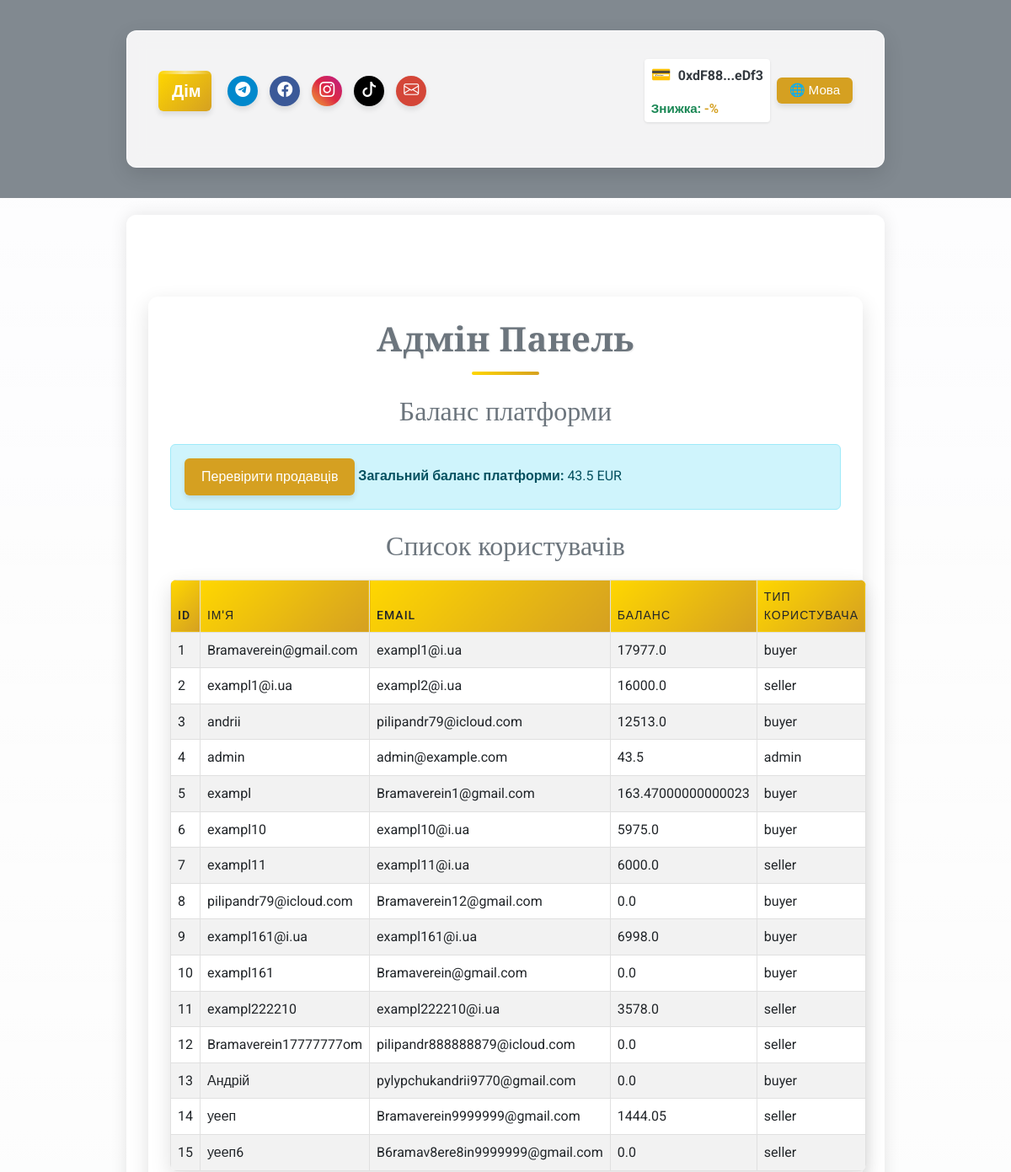
Page /admin/dashboard (signed in, upper part) on the earlier database version.
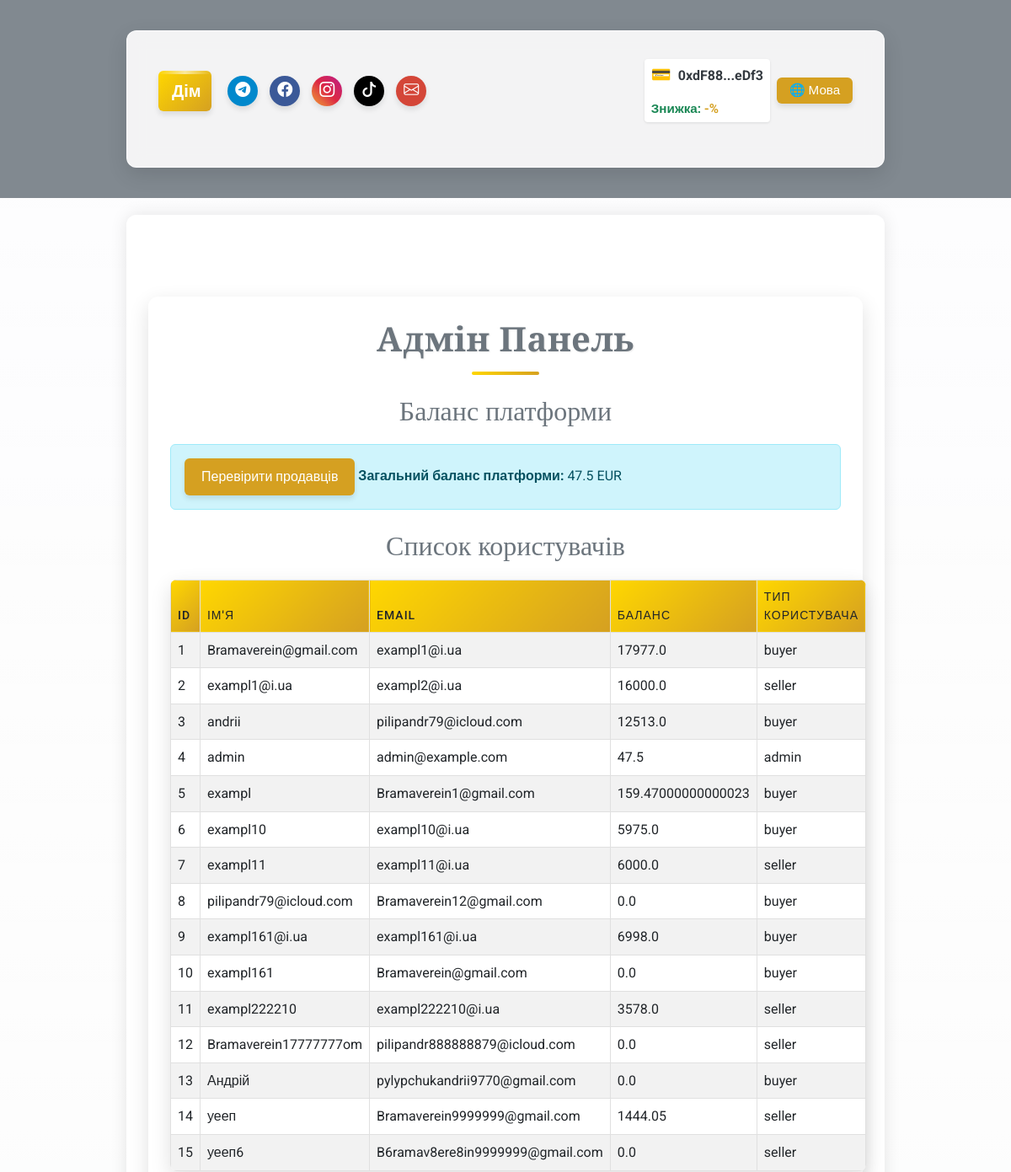
Same page on the later database version.
### app/models/user.py (models this page shows, shortened)
class User(UserMixin, db.Model):
    __tablename__ = 'users'
    id = db.Column(db.Integer, primary_key=True)
    username = db.Column(db.String(80), nullable=False, unique=True)
    email = db.Column(db.String(120), nullable=False, unique=True)
    password_hash = db.Column(db.String(128), nullable=False)
    balance = db.Column(db.Float, default=0.0)
    platform_balance = db.Column(db.Float, default=0.0)  # Баланс платформи
    user_type = db.Column(db.String(10), nullable=False)  # "buyer", "seller", "admin"
    is_admin = db.Column(db.Boolean, default=False)  # Поле для адміністратора
    wallet_address = db.Column(db.String(42), nullable=True)  # Адреса криптогаманця
    verification_document = db.Column(db.String(255))
    is_verified = db.Column(Boolean, default=False)
    company_name = db.Column(db.String(255))
    tax_id = db.Column(db.String(64))
    language = db.Column(db.String(5), default='ua')  # 'ua', 'en', 'de'    # Зв'язки
    auctions_created = db.relationship('Auction', foreign_keys='Auction.seller_id', backref='seller', lazy=True)
    auctions_won = db.relationship('Auction', foreign_keys='Auction.winner_id', backref='winner', lazy=True)
    auction_participations = db.relationship('AuctionParticipant', back_populates='user', lazy=True)

### app/routes/admin_routes.py (the view)
@admin_bp.route('/dashboard', methods=['GET'])
@login_required
def admin_dashboard():
    if not current_user.is_admin:
        return "Доступ заборонено", 403
    users = User.query.all()
    auctions = Auction.query.all()
    admin_balance = current_user.balance  # Поточний баланс адміністратора
    return render_template('admin/dashboard.html',
                           users=users,
                           auctions=auctions,
                           admin_balance=admin_balance,
                           lang=session.get('lang', 'ua'),
                           ui_text=ui_text)

### app/utils/i18n_ui.py (called while the page is built)
def ui_text(key, lang):
    return ui_translations.get(key, {}).get(lang, ui_translations.get(key, {}).get('ua', key))

### app/templates/admin/dashboard.html (shortened to what this page needs)
{% extends "base.html" %}
{% block content %}
<div class="container my-5">
    <h1 class="text-center text-secondary">Адмін Панель</h1>
    <section class="my-4">
        <h2 class="text-secondary">Баланс платформи</h2>
        <div class="alert alert-info">
        <a href="{{ url_for('admin.verify_sellers') }}" class="btn btn-outline-info">Перевірити продавців</a>
            <strong>Загальний баланс платформи:</strong> {{ admin_balance }} EUR
        </div>
    </section>
    <section class="my-4">
        <h2 class="text-secondary">Список користувачів</h2>
        <table class="table table-striped">
            <thead>
                <tr>
                    <th>ID</th>
                    <th>Ім'я</th>
                    <th>Email</th>
                    <th>Баланс</th>
                    <th>Тип користувача</th>
                </tr>
            </thead>
            <tbody>
                {% for user in users %}
                <tr>
                    <td>{{ user.id }}</td>
                    <td>{{ user.username }}</td>
                    <td>{{ user.email }}</td>
                    <td>{{ user.balance }}</td>
                    <td>{{ user.user_type }}</td>
                </tr>
                {% endfor %}
            </tbody>
        </table>
    </section>
</div>
{% endblock %}

### app/templates/base.html (shortened to what this page needs)
<!DOCTYPE html>
<html lang="{{ lang if lang else 'uk' }}">
<head>
    <link href="https://cdn.jsdelivr.net/npm/bootstrap@5.3.0/dist/css/bootstrap.min.css" rel="stylesheet">
    <link rel="stylesheet" href="https://cdn.jsdelivr.net/npm/bootstrap-icons@1.11.1/font/bootstrap-icons.css">
    <link rel="stylesheet" href="{{ url_for('static', filename='css/custom.css') }}?v={{ range(1, 100000) | random }}">
</head>
<body class="bg-light text-dark" style="font-family: 'Roboto', sans-serif;">
    <div class="video-background">
    </div>
    <header class="bg-secondary text-white py-3" style="background-color: rgba(108, 117, 125, 0.85) !important;">
        <div class="container">
            <nav class="navbar navbar-expand-lg navbar-dark">                <div class="container-fluid">                    <a class="navbar-brand fw-bold home-button" href="/">{{ ui_text('home', lang) }}</a>
                    <div class="d-flex align-items-center w-100 justify-content-between header-content">
                        <div class="d-flex gap-2 align-items-center header-social">
                            <a href="https://t.me/your_channel" class="social-button telegram-color" title="{{ ui_text('telegram', lang) }}"
                                target="_blank">
                                <i class="bi bi-telegram"></i>
                            </a>
                            <a href="https://facebook.com/your_page" class="social-button facebook-color" title="{{ ui_text('facebook', lang) }}"
                                target="_blank">
                                <i class="bi bi-facebook"></i>
                            </a>
                            <a href="https://instagram.com/your_page" class="social-button instagram-color" title="{{ ui_text('instagram', lang) }}"
                                target="_blank">
                                <i class="bi bi-instagram"></i>
                            </a>
                            <a href="https://tiktok.com/@your_page" class="social-button tiktok-color" title="{{ ui_text('tiktok', lang) }}"
                                target="_blank">
                                <i class="bi bi-tiktok"></i>
                            </a>
                            <a href="mailto:info@yourdomain.com" class="social-button email-color" title="{{ ui_text('email', lang) }}">
                                <i class="bi bi-envelope"></i>
                            </a>
                        </div>
                        <div class="d-flex align-items-center ms-3 header-controls">
                            {% if current_user.is_authenticated %}
                            {% if current_user.wallet_address %}
                            <div class="wallet-widget">                                <div class="wallet-address-container">
                                    <span class="wallet-icon">&#128179;</span>
                                    <span id="wallet-address-short" title="{{ ui_text('copy_address', lang) }}" data-full-address="{{ current_user.wallet_address }}" class="text-truncate-item">
                                        {{ current_user.wallet_address[:6] }}...{{ current_user.wallet_address[-4:] }}
                                    </span>
                                </div>                                {% if user_discount is not none %}
                                <div class="small text-success fw-bold mt-1 wallet-discount text-truncate-item">
                                    {{ ui_text('token_discount', lang) }}: <span style="color:#d5a021;">-{{ user_discount }}%</span>
                                </div>
                                {% endif %}
                            </div>                            {% else %}                            <button onclick="connectWallet()" class="btn btn-outline-warning btn-sm ms-2 wallet-connect-btn text-truncate-item">
                                {{ ui_text('connect_wallet', lang) }}&nbsp;&#128179;
                            </button>
                            {% endif %}
                            {% endif %}
                                                        <div class="ms-2 language-switcher">
                                <div class="dropdown">
                                    <button class="btn btn-outline-light btn-sm py-1 px-2 dropdown-toggle text-truncate-item" type="button"
                                        id="langDropdown" data-bs-toggle="dropdown" aria-expanded="false">
                                        🌐 {{ ui_text('language', lang) }}
                                    </button>
                                </div>
                            </div>
                        </div>
                    </div>
                </div>
            </nav>
        </div>    </header>    <main class="container py-5" style="background-color: rgba(255, 255, 255, 0.85); border-radius: 12px; box-shadow: 0 0 20px rgba(0, 0, 0, 0.1);">
        {% block content %}{% endblock %}
    </main>
</body>
</html>

### app/templates/base.html (style rules this page uses)
.text-truncate-item { white-space: nowrap; overflow: hidden; text-overflow: ellipsis; max-width: 100%; }
.video-background { position: fixed; top: 0; left: 0; width: 100%; height: 100%; z-index: -2; overflow: hidden; }
.wallet-widget { display: flex; align-items: center; background-color: white; padding: 0.25rem 0.5rem; border-radius: 0.25rem; box-shadow: 0 1px 3px rgba(0, 0, 0, 0.1); gap: 8px; flex-direction: column; align-items: flex-start; max-width: 100%; }
.wallet-address-container { display: flex; align-items: center; gap: 8px; max-width: 100%; overflow: hidden; }
.wallet-icon { font-size: 1.2em; color: #28a745; }
#wallet-address-short { text-overflow: ellipsis; overflow: hidden; white-space: nowrap; cursor: pointer; font-weight: bold; color: #343a40; }
.wallet-discount { font-size: 0.95em; max-width: 100%; }
.language-switcher button { font-size: 0.95em; min-width: 90px; }

Differences in the rows shown:
changed User "admin": balance "43.5" → "47.5"
changed User "exampl": balance "163.47000000000023" → "159.47000000000023"
